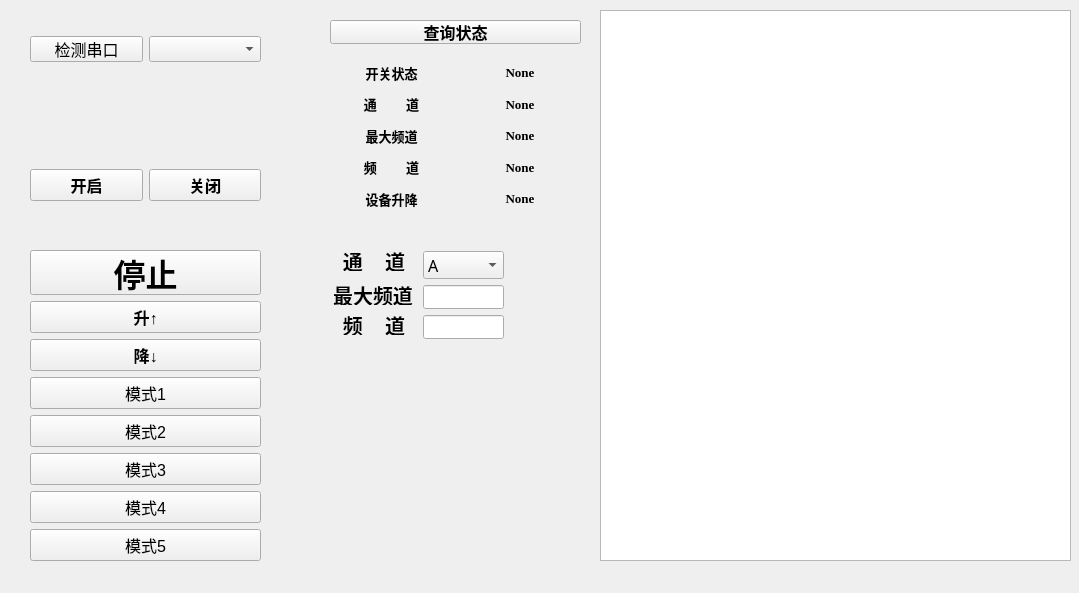
<?xml version="1.0" encoding="UTF-8"?>
<ui version="4.0">
 <class>Widget</class>
 <widget class="QWidget" name="Widget">
  <property name="geometry">
   <rect>
    <x>0</x>
    <y>0</y>
    <width>1079</width>
    <height>593</height>
   </rect>
  </property>
  <property name="windowTitle">
   <string>Widget</string>
  </property>
  <widget class="QTextEdit" name="logViewer">
   <property name="geometry">
    <rect>
     <x>600</x>
     <y>10</y>
     <width>471</width>
     <height>551</height>
    </rect>
   </property>
   <property name="font">
    <font>
     <pointsize>12</pointsize>
    </font>
   </property>
  </widget>
  <widget class="QWidget" name="layoutWidget">
   <property name="geometry">
    <rect>
     <x>30</x>
     <y>160</y>
     <width>231</width>
     <height>51</height>
    </rect>
   </property>
   <layout class="QHBoxLayout" name="horizontalLayout">
    <item>
     <widget class="QPushButton" name="openBt">
      <property name="font">
       <font>
        <pointsize>12</pointsize>
        <weight>75</weight>
        <bold>true</bold>
       </font>
      </property>
      <property name="text">
       <string>开启</string>
      </property>
      <attribute name="buttonGroup">
       <string notr="true">buttonGroup</string>
      </attribute>
     </widget>
    </item>
    <item>
     <widget class="QPushButton" name="closeBt">
      <property name="font">
       <font>
        <pointsize>12</pointsize>
        <weight>75</weight>
        <bold>true</bold>
       </font>
      </property>
      <property name="text">
       <string>关闭</string>
      </property>
      <attribute name="buttonGroup">
       <string notr="true">buttonGroup</string>
      </attribute>
     </widget>
    </item>
   </layout>
  </widget>
  <widget class="QWidget" name="layoutWidget">
   <property name="geometry">
    <rect>
     <x>330</x>
     <y>60</y>
     <width>251</width>
     <height>151</height>
    </rect>
   </property>
   <layout class="QGridLayout" name="gridLayout_4">
    <item row="0" column="0">
     <widget class="QLabel" name="label_switch">
      <property name="font">
       <font>
        <family>Times New Roman</family>
        <pointsize>10</pointsize>
        <weight>75</weight>
        <bold>true</bold>
       </font>
      </property>
      <property name="text">
       <string>开关状态</string>
      </property>
      <property name="alignment">
       <set>Qt::AlignCenter</set>
      </property>
     </widget>
    </item>
    <item row="2" column="1">
     <widget class="QLabel" name="label_max_channel_value">
      <property name="font">
       <font>
        <family>Times New Roman</family>
        <pointsize>10</pointsize>
        <weight>75</weight>
        <bold>true</bold>
       </font>
      </property>
      <property name="text">
       <string>None</string>
      </property>
      <property name="alignment">
       <set>Qt::AlignCenter</set>
      </property>
     </widget>
    </item>
    <item row="3" column="1">
     <widget class="QLabel" name="label_channel_value">
      <property name="font">
       <font>
        <family>Times New Roman</family>
        <pointsize>10</pointsize>
        <weight>75</weight>
        <bold>true</bold>
       </font>
      </property>
      <property name="text">
       <string>None</string>
      </property>
      <property name="alignment">
       <set>Qt::AlignCenter</set>
      </property>
     </widget>
    </item>
    <item row="4" column="1">
     <widget class="QLabel" name="label_device_value">
      <property name="font">
       <font>
        <family>Times New Roman</family>
        <pointsize>10</pointsize>
        <weight>75</weight>
        <bold>true</bold>
       </font>
      </property>
      <property name="text">
       <string>None</string>
      </property>
      <property name="alignment">
       <set>Qt::AlignCenter</set>
      </property>
     </widget>
    </item>
    <item row="1" column="0">
     <widget class="QLabel" name="label_access">
      <property name="font">
       <font>
        <family>Times New Roman</family>
        <pointsize>10</pointsize>
        <weight>75</weight>
        <bold>true</bold>
       </font>
      </property>
      <property name="text">
       <string>通         道</string>
      </property>
      <property name="alignment">
       <set>Qt::AlignCenter</set>
      </property>
     </widget>
    </item>
    <item row="4" column="0">
     <widget class="QLabel" name="label_device">
      <property name="font">
       <font>
        <family>Times New Roman</family>
        <pointsize>10</pointsize>
        <weight>75</weight>
        <bold>true</bold>
       </font>
      </property>
      <property name="text">
       <string>设备升降</string>
      </property>
      <property name="alignment">
       <set>Qt::AlignCenter</set>
      </property>
     </widget>
    </item>
    <item row="2" column="0">
     <widget class="QLabel" name="label_max_channel">
      <property name="font">
       <font>
        <family>Times New Roman</family>
        <pointsize>10</pointsize>
        <weight>75</weight>
        <bold>true</bold>
       </font>
      </property>
      <property name="text">
       <string>最大频道</string>
      </property>
      <property name="alignment">
       <set>Qt::AlignCenter</set>
      </property>
     </widget>
    </item>
    <item row="3" column="0">
     <widget class="QLabel" name="label_channel">
      <property name="font">
       <font>
        <family>Times New Roman</family>
        <pointsize>10</pointsize>
        <weight>75</weight>
        <bold>true</bold>
       </font>
      </property>
      <property name="text">
       <string>频         道</string>
      </property>
      <property name="alignment">
       <set>Qt::AlignCenter</set>
      </property>
     </widget>
    </item>
    <item row="0" column="1">
     <widget class="QLabel" name="label_switch_value">
      <property name="font">
       <font>
        <family>Times New Roman</family>
        <pointsize>10</pointsize>
        <weight>75</weight>
        <bold>true</bold>
       </font>
      </property>
      <property name="text">
       <string>None</string>
      </property>
      <property name="alignment">
       <set>Qt::AlignCenter</set>
      </property>
     </widget>
    </item>
    <item row="1" column="1">
     <widget class="QLabel" name="label_access_value">
      <property name="font">
       <font>
        <family>Times New Roman</family>
        <pointsize>10</pointsize>
        <weight>75</weight>
        <bold>true</bold>
       </font>
      </property>
      <property name="text">
       <string>None</string>
      </property>
      <property name="alignment">
       <set>Qt::AlignCenter</set>
      </property>
     </widget>
    </item>
   </layout>
  </widget>
  <widget class="QWidget" name="layoutWidget">
   <property name="geometry">
    <rect>
     <x>30</x>
     <y>250</y>
     <width>231</width>
     <height>311</height>
    </rect>
   </property>
   <layout class="QGridLayout" name="gridLayout">
    <item row="0" column="0">
     <widget class="QPushButton" name="stopBt">
      <property name="font">
       <font>
        <pointsize>24</pointsize>
        <weight>75</weight>
        <bold>true</bold>
       </font>
      </property>
      <property name="text">
       <string>停止</string>
      </property>
     </widget>
    </item>
    <item row="1" column="0">
     <widget class="QPushButton" name="upBt">
      <property name="font">
       <font>
        <pointsize>12</pointsize>
        <weight>75</weight>
        <bold>true</bold>
       </font>
      </property>
      <property name="text">
       <string>升↑</string>
      </property>
     </widget>
    </item>
    <item row="2" column="0">
     <widget class="QPushButton" name="downBt">
      <property name="font">
       <font>
        <pointsize>12</pointsize>
        <weight>75</weight>
        <bold>true</bold>
       </font>
      </property>
      <property name="text">
       <string>降↓</string>
      </property>
     </widget>
    </item>
    <item row="3" column="0">
     <widget class="QPushButton" name="mode01Bt">
      <property name="font">
       <font>
        <pointsize>12</pointsize>
       </font>
      </property>
      <property name="text">
       <string>模式1</string>
      </property>
     </widget>
    </item>
    <item row="4" column="0">
     <widget class="QPushButton" name="mode02Bt">
      <property name="font">
       <font>
        <pointsize>12</pointsize>
       </font>
      </property>
      <property name="text">
       <string>模式2</string>
      </property>
     </widget>
    </item>
    <item row="5" column="0">
     <widget class="QPushButton" name="mode03Bt">
      <property name="font">
       <font>
        <pointsize>12</pointsize>
       </font>
      </property>
      <property name="text">
       <string>模式3</string>
      </property>
     </widget>
    </item>
    <item row="6" column="0">
     <widget class="QPushButton" name="mode04Bt">
      <property name="font">
       <font>
        <pointsize>12</pointsize>
       </font>
      </property>
      <property name="text">
       <string>模式4</string>
      </property>
     </widget>
    </item>
    <item row="7" column="0">
     <widget class="QPushButton" name="mode05Bt">
      <property name="font">
       <font>
        <pointsize>12</pointsize>
       </font>
      </property>
      <property name="text">
       <string>模式5</string>
      </property>
     </widget>
    </item>
   </layout>
  </widget>
  <widget class="QPushButton" name="queryCb">
   <property name="geometry">
    <rect>
     <x>330</x>
     <y>20</y>
     <width>251</width>
     <height>24</height>
    </rect>
   </property>
   <property name="font">
    <font>
     <pointsize>12</pointsize>
     <weight>75</weight>
     <bold>true</bold>
    </font>
   </property>
   <property name="text">
    <string>查询状态</string>
   </property>
  </widget>
  <widget class="QWidget" name="layoutWidget">
   <property name="geometry">
    <rect>
     <x>30</x>
     <y>36</y>
     <width>231</width>
     <height>26</height>
    </rect>
   </property>
   <layout class="QHBoxLayout" name="horizontalLayout_2">
    <item>
     <widget class="QPushButton" name="btnSerialCheck">
      <property name="font">
       <font>
        <pointsize>12</pointsize>
       </font>
      </property>
      <property name="text">
       <string>检测串口</string>
      </property>
     </widget>
    </item>
    <item>
     <widget class="QComboBox" name="serialCb">
      <property name="font">
       <font>
        <pointsize>12</pointsize>
       </font>
      </property>
     </widget>
    </item>
   </layout>
  </widget>
  <widget class="QLabel" name="label_3">
   <property name="geometry">
    <rect>
     <x>331</x>
     <y>251</y>
     <width>86</width>
     <height>20</height>
    </rect>
   </property>
   <property name="font">
    <font>
     <pointsize>15</pointsize>
     <weight>75</weight>
     <bold>true</bold>
    </font>
   </property>
   <property name="text">
    <string>通    道</string>
   </property>
   <property name="alignment">
    <set>Qt::AlignCenter</set>
   </property>
  </widget>
  <widget class="QComboBox" name="channelsCb">
   <property name="geometry">
    <rect>
     <x>423</x>
     <y>251</y>
     <width>81</width>
     <height>28</height>
    </rect>
   </property>
   <property name="font">
    <font>
     <family>Adobe Heiti Std</family>
     <pointsize>12</pointsize>
    </font>
   </property>
   <item>
    <property name="text">
     <string>A</string>
    </property>
   </item>
   <item>
    <property name="text">
     <string/>
    </property>
   </item>
  </widget>
  <widget class="QLabel" name="label_4">
   <property name="geometry">
    <rect>
     <x>331</x>
     <y>285</y>
     <width>84</width>
     <height>20</height>
    </rect>
   </property>
   <property name="font">
    <font>
     <pointsize>15</pointsize>
     <weight>75</weight>
     <bold>true</bold>
    </font>
   </property>
   <property name="text">
    <string>最大频道</string>
   </property>
   <property name="alignment">
    <set>Qt::AlignCenter</set>
   </property>
  </widget>
  <widget class="QLineEdit" name="maxChannelSetCb">
   <property name="geometry">
    <rect>
     <x>423</x>
     <y>285</y>
     <width>81</width>
     <height>24</height>
    </rect>
   </property>
   <property name="font">
    <font>
     <pointsize>12</pointsize>
    </font>
   </property>
  </widget>
  <widget class="QLabel" name="label_5">
   <property name="geometry">
    <rect>
     <x>331</x>
     <y>315</y>
     <width>86</width>
     <height>20</height>
    </rect>
   </property>
   <property name="font">
    <font>
     <pointsize>15</pointsize>
     <weight>75</weight>
     <bold>true</bold>
    </font>
   </property>
   <property name="text">
    <string>频    道</string>
   </property>
   <property name="alignment">
    <set>Qt::AlignCenter</set>
   </property>
  </widget>
  <widget class="QLineEdit" name="ChannelSetCb">
   <property name="geometry">
    <rect>
     <x>423</x>
     <y>315</y>
     <width>81</width>
     <height>24</height>
    </rect>
   </property>
   <property name="font">
    <font>
     <pointsize>12</pointsize>
    </font>
   </property>
  </widget>
 </widget>
 <resources/>
 <connections/>
 <buttongroups>
  <buttongroup name="buttonGroup"/>
 </buttongroups>
</ui>
